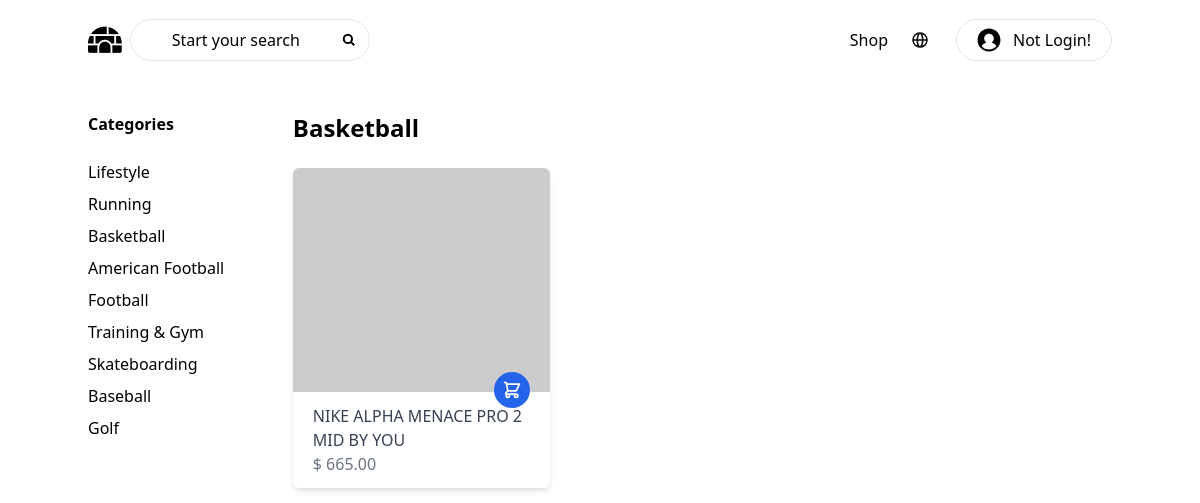
The app's page /shop.php?category_id=3&category=Basketball with its own data.
### tables this page shows
CREATE TABLE `categories` (
  `id` int(11) NOT NULL AUTO_INCREMENT,
  `category` varchar(50) NOT NULL,
  PRIMARY KEY (`id`)
);

CREATE TABLE `products` (
  `id` int(11) NOT NULL AUTO_INCREMENT,
  `product_name` varchar(50) NOT NULL,
  `category_id` int(11) NOT NULL,
  `price` decimal(12,2) NOT NULL,
  `description` text NOT NULL,
  `userstamp` int(11) NOT NULL,
  `datestamp` datetime NOT NULL,
  PRIMARY KEY (`id`)
);

### includes/php_header.php (called while the page is built, shortened)
<?php
require 'includes/database.php';
$db = new DB;

### includes/database.php (called while the page is built, shortened)
<?php
class DB {
    public $db_con;
    public function connect() {
        global $db_host;
        global $db_username;
        global $db_password;
        global $db_database;
        $this->db_con = mysqli_connect(
            $db_host,
            $db_username,
            $db_password,
            $db_database
        );
    }
    public function query($sql)
    {
        $time_start = microtime(TRUE);
        $query = mysqli_query($this->db_con, $sql);
        $time_end = microtime(true);
        $query_duration = $time_end - $time_start;
        return $query;
    }
    public function fetch_assoc($query)
    {
        return mysqli_fetch_assoc($query);
    }
}

### includes/sidebar_categories.php (the view)
<?php
$sql = "
SELECT * FROM categories";
$results = $db->query($sql);
?>
<h3 class="mb-6 font-bold">Categories</h3>
<ul>
    <?php while ($category = $db->fetch_assoc($results)) { ?>
        <li class="w-full mb-2">
            <a href="shop.php?category_id=<?php echo $category['id'] . '&category=' . $category['category']; ?>">
                <?php echo $category['category']; ?>
            </a>
        </li>
    <?php } ?>
</ul>

### shop.php
<?php
require 'includes/php_header.php';
include $root_path.'/includes/html_header.php';
require $root_path. '/includes/html_user_header.php';
?>
<main class="my-8">
    <div class="flex flex-wrap">
        <div class="w-1/5">
            <?php include $root_path . '/includes/sidebar_categories.php'; ?>
        </div>
        <div class="w-4/5">
            <h1 class="text-2xl font-bold">
                <?php echo isset($_GET['category'])
                    ? $_GET['category']
                    : 'SHOP'
                ?>
            </h1>
            <div class="grid gap-6 grid-cols-1 sm:grid-cols-2 lg:grid-cols-3 xl:grid-cols-4 mt-6">
                <?php
                    $sql = "
                    SELECT * FROM products WHERE 1";
                    if (isset($_GET['category_id'])) {
                        $sql .= "
                        AND category_id = '" . $_GET['category_id'] . "'";
                    }
                    $results = $db->query($sql);
                    while ($product = $db->fetch_assoc($results)) {
                ?>
                    <div class="w-full max-w-sm mx-auto rounded-md shadow-md overflow-hidden">
                        <a href="product.php?id=<?php echo $product['id']; ?>" class="flex items-end justify-end h-56 w-full bg-cover" style="background-image: url('https://picsum.photos/id/<?php echo $product['id']; ?>0/200')">
                            <button class="p-2 rounded-full bg-blue-600 text-white mx-5 -mb-4 hover:bg-blue-500 focus:outline-none focus:bg-blue-500">
                                <svg class="h-5 w-5" fill="none" stroke-linecap="round" stroke-linejoin="round" stroke-width="2" viewBox="0 0 24 24" stroke="currentColor"><path d="M3 3h2l.4 2M7 13h10l4-8H5.4M7 13L5.4 5M7 13l-2.293 2.293c-.63.63-.184 1.707.707 1.707H17m0 0a2 2 0 100 4 2 2 0 000-4zm-8 2a2 2 0 11-4 0 2 2 0 014 0z"></path></svg>
                            </button>
                        </a>
                        <div class="px-5 py-3">
                            <a href="product.php?id=<?php echo $product['id']; ?>" class="block text-gray-700 uppercase">
                                <?php echo $product['product_name']; ?>
                            </a>
                            <span class="text-gray-500 mt-2">
                                $ <?php echo $product['price']; ?>
                            </span>
                        </div>
                    </div>
                <?php } ?>
            </div>
        </div>
    </div>
</main>
<?php
include $root_path.'/includes/html_footer.php';
?>

### records on screen
categories: category "Lifestyle"
categories: category "Running"
categories: category "Basketball"
categories: category "American Football"
categories: category "Football"
categories: category "Training & Gym"
categories: category "Skateboarding"
categories: category "Baseball"
categories: category "Golf"
products: product_name "NIKE ALPHA MENACE PRO 2 MID BY YOU", price "665.00"

### other values on screen
$_GET['category'] "Basketball"
